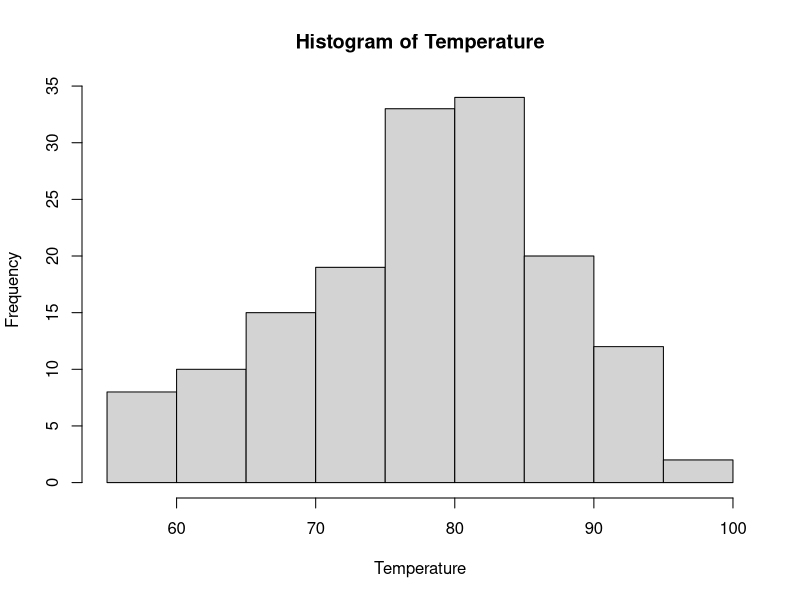
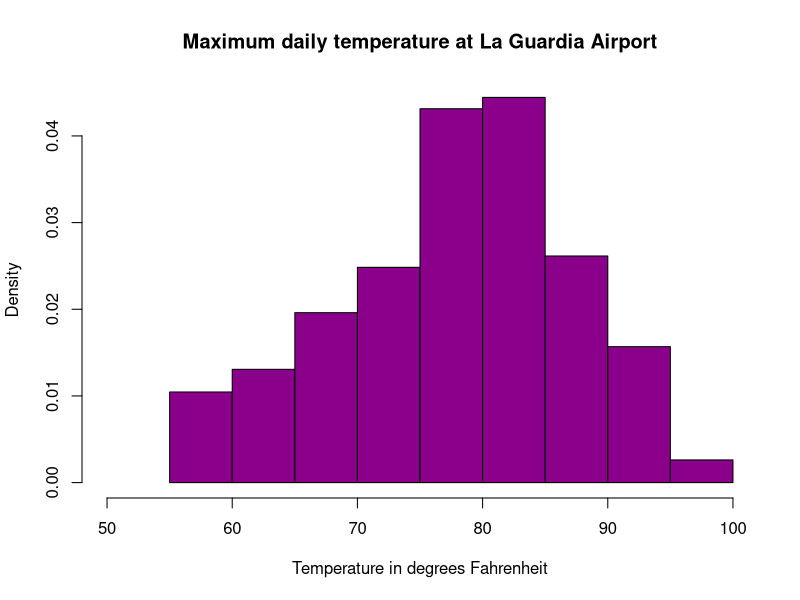
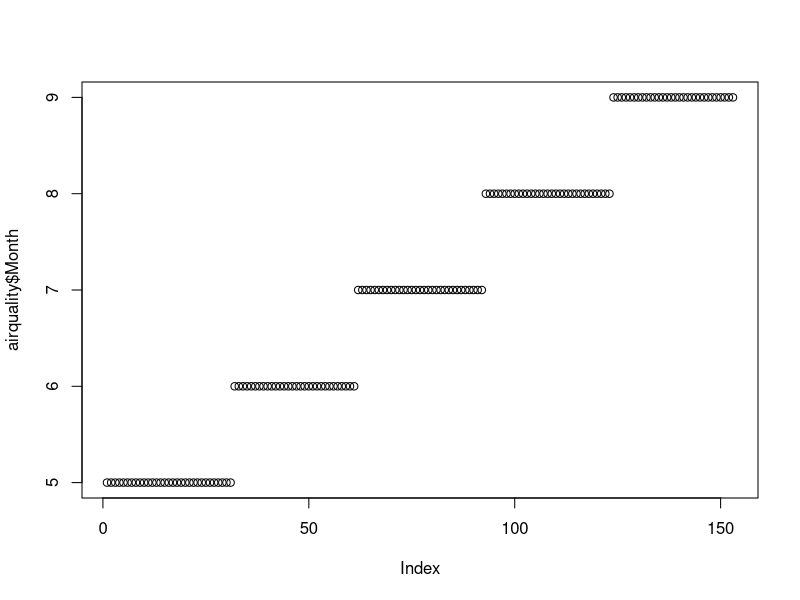

The R source for these figures, in order: (Note: this script raises an error after producing the figures.)
###################################################################################
# air_hist.R - Unit 2 Live Session Homework
###################################################################################
# Note: Please reformat these to place into your RMarkdown submission document.
# You can make sure it works here, but make it easy for your grader via RMD
###################################################################################

# You are responsible for the TODOs, but the complete code here will give you
# an idea of what the data look like.  Remember, you might need some of this code 
# directly in your response file to make it work, even if it's not TODO!!

# We will be using the built-in dataset airquality which has daily air quality 
# measurements in New York from May to September 1973
str(airquality)

# Take only Temp columns
Temperature <- airquality$Temp
hist(Temperature)

# Histogram with added parameters
hist(Temperature,
     main="Maximum daily temperature at La Guardia Airport",
     xlab="Temperature in degrees Fahrenheit",
     xlim=c(50,100),
     col="darkmagenta",
     freq=FALSE
)

# TODO: Assignment 2, Q2A: Complete the following code to yield a scatterplot with x as Month and y as Temp
# You're going to customize your plot slightly.  Use the help function to assist you if needed.
# Make the x label "Month" and the y label "Temperature"
# Finally, make the title of the plot "Temperature by Month" 
plot(x=airquality$Month, y=)

# TODO: Assignment 2, Q2B: Build a scatter plot with x as Temperature and y as Ozone 
# Complete the following code:
# Make the x label "Temperature" and the y label "Ozone",
# Make the title of the plot "Temperature vs Ozone"
plot()
